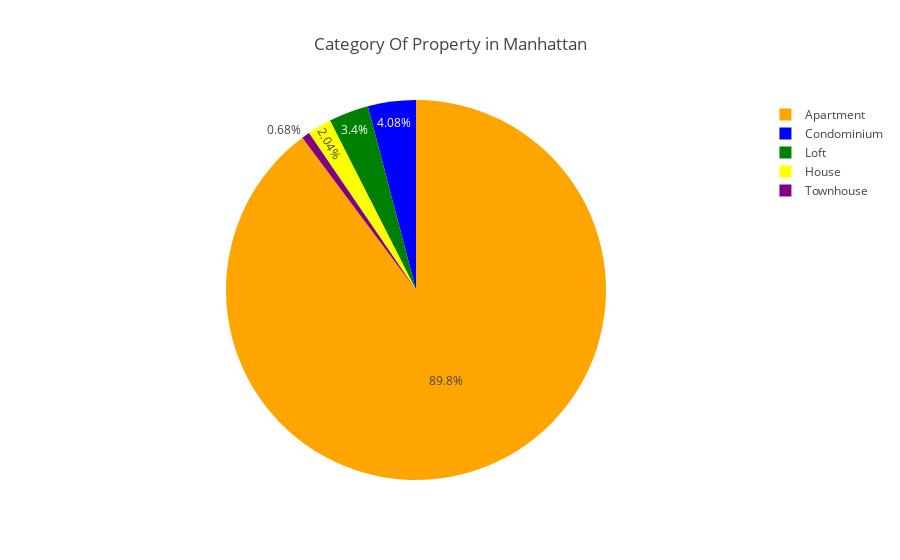

Write notebook code for a chart like this one.
### Code cell
import plotly.express as px
fig = px.pie(
    data_frame = property,
    names = 'property_type',
    values = 'count',
    color_discrete_sequence = ['orange', 'blue', 'green','yellow','purple'],
    title = f'Category Of Property in {suburb}',
    hover_name = 'property_type',
    hover_data = 'count'
    ) 
fig

### Figure 1 — Plotly figure (JSON) as saved in the notebook; plotly's stock layout.template omitted (floating-point values rounded to 4 significant figures)
{"data": [{"customdata": [[132], [6], [5], [3], [1]], "domain": {"x": [0, 1], "y": [0, 1]}, "hovertemplate": "<b>%{hovertext}</b><br><br>property_type=%{label}<br>count=%{customdata[0]}<extra></extra>", "hovertext": ["Apartment", "Condominium", "Loft", "House", "Townhouse"], "labels": ["Apartment", "Condominium", "Loft", "House", "Townhouse"], "legendgroup": "", "name": "", "showlegend": true, "type": "pie", "values": [132, 6, 5, 3, 1]}], "layout": {"legend": {"tracegroupgap": 0}, "piecolorway": ["orange", "blue", "green", "yellow", "purple"], "title": {"text": "Category Of Property in Manhattan"}}}
